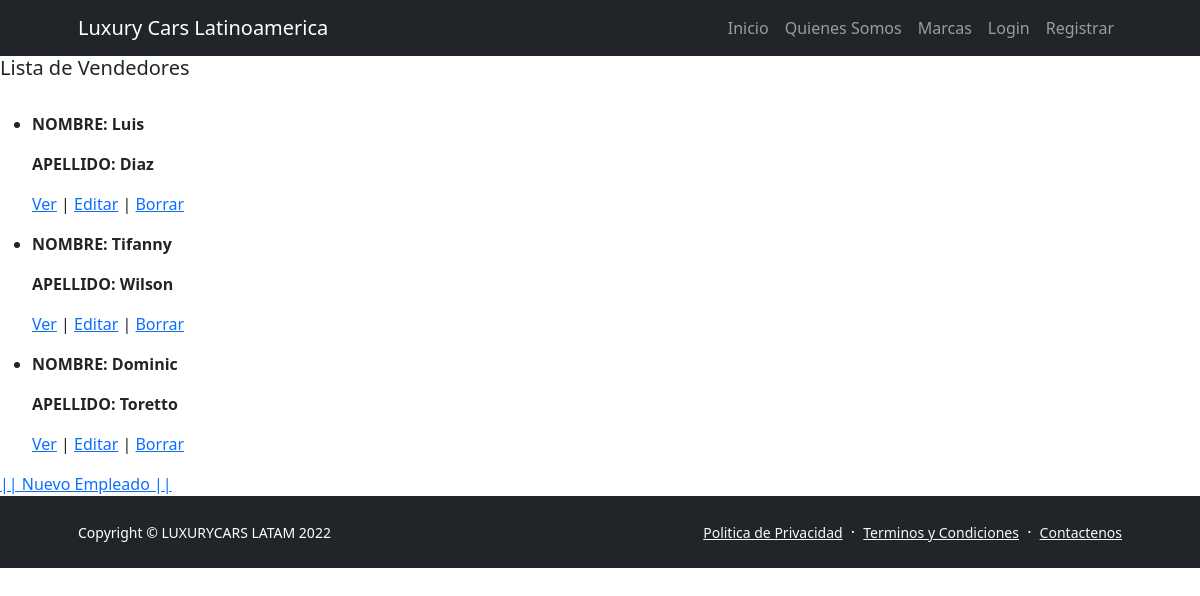
The app's page /gestionventas/listaVendedores/ (signed in), older data.
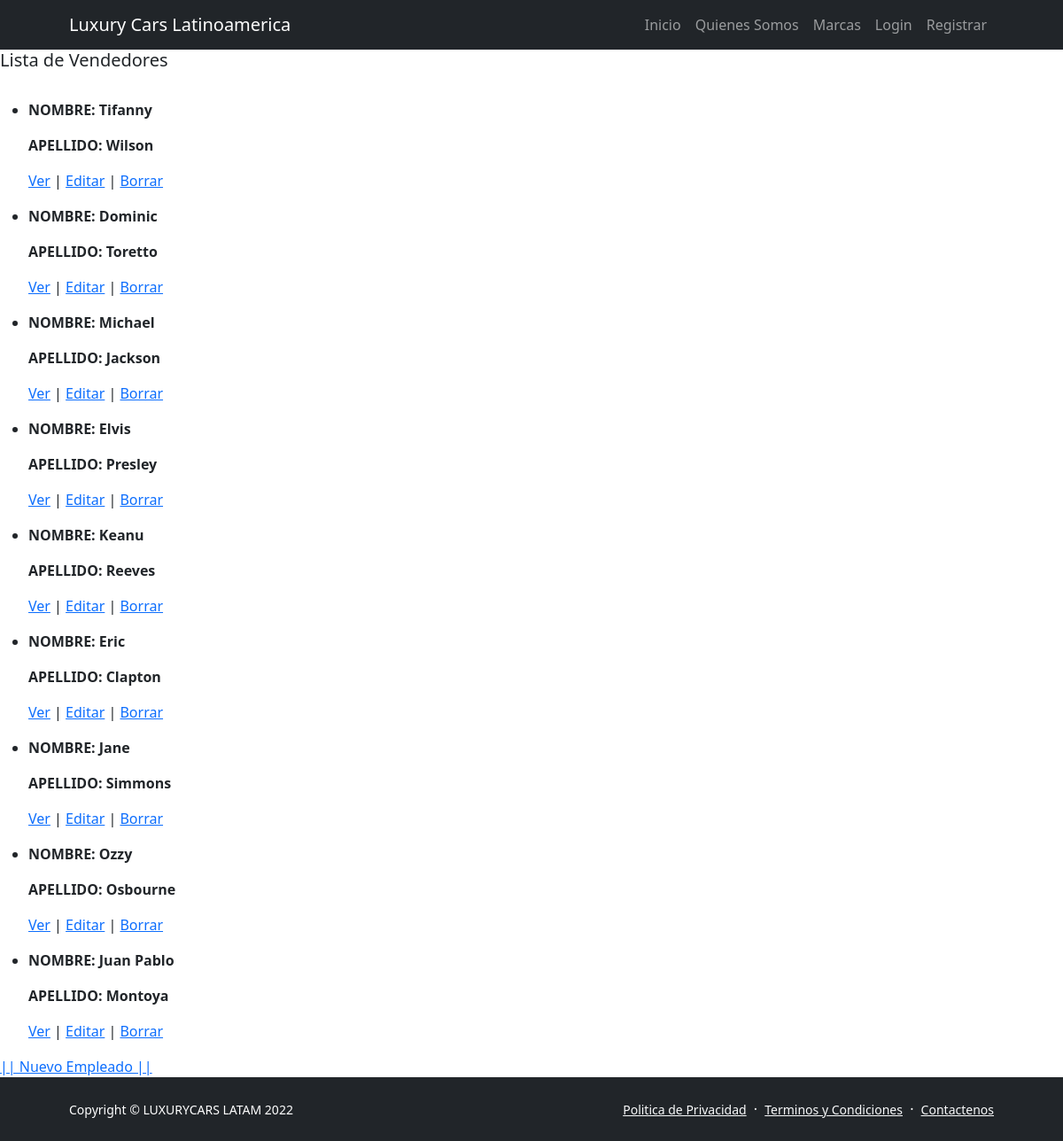
The same page, newer data.
### gestionventas/models.py (models this page shows, shortened)
class vendedore(models.Model):
    nombre_vendedor=models.CharField(max_length=35)
    apellido_vendedor=models.CharField(max_length=35)
    email_vendedor=models.EmailField(max_length=30)
    sucursal=models.CharField(max_length=30)

### gestionventas/views.py (the view)
# urls.py: path('listaVendedores/', views.ListarVendedores.as_view(), name="listar"),
class ListarVendedores(LoginRequiredMixin, ListView):
    model= vendedore
    template_name="gestionventas/listar.html"

### templates/gestionventas/listar.html (shortened to what this page needs)
{% extends 'gestionventas/inicio.html' %}
    {% load static %}
{% block contenidoquecambia %}
<h5>Lista de Vendedores</h5>
<ul>
    {% for vendedore in object_list %}
    <li>
                <p><strong>NOMBRE: {{ vendedore.nombre_vendedor }} </strong></p>
                <p><strong>APELLIDO: {{ vendedore.apellido_vendedor }} </strong></p>
                <p>
                    <a href="{% url 'Detalle' vendedore.id %}">Ver</a> |
                    <a href="{% url 'Modificar' vendedore.id %}">Editar</a> |
                    <a href="{% url 'Eliminar' vendedore.id %}">Borrar</a>
                </p>
        {% endfor %}
    </li>
</ul>
<a href="{% url 'vendedores' %}"> || Nuevo Empleado ||</a>
{% endblock contenidoquecambia %}

### templates/gestionventas/inicio.html (shortened to what this page needs)
<!DOCTYPE html>
<html lang="es">
    <head>
        {% load static %}
        <link href="https://cdn.jsdelivr.net/npm/bootstrap-icons@1.5.0/font/bootstrap-icons.css" rel="stylesheet" />
        <link href="/static/gestionventas/css/styles.css" rel="stylesheet" />
    </head>
    <body class="d-flex flex-column h-100">
        <main class="flex-shrink-0">
            <nav class="navbar navbar-expand-lg navbar-dark bg-dark">
                <div class="container px-5">
                    <a class="navbar-brand" href="{% url 'inicio' %}">Luxury Cars Latinoamerica</a>
                    <div class="collapse navbar-collapse" id="navbarSupportedContent">
                        <ul class="navbar-nav ms-auto mb-2 mb-lg-0">
                            <li class="nav-item"><a class="nav-link" href="{% url 'inicio' %}">Inicio</a></li>
                            <li class="nav-item"><a class="nav-link" href="{% url 'nosotros' %}">Quienes Somos</a></li>
                            <li class="nav-item"><a class="nav-link" href="{% url 'marcas' %}">Marcas</a></li>
                            <li class="nav-item"><a class="nav-link" href="{% url 'login' %}">Login</a></li>
                            <li class="nav-item"><a class="nav-link" href="{% url 'registrar' %}">Registrar</a></li>
                        </ul>
                    </div>
                </div>
            </nav>
                {% block contenidoquecambia %}{% endblock contenidoquecambia %}
        <footer class="bg-dark py-4 mt-auto">
            <div class="container px-5">
                <div class="row align-items-center justify-content-between flex-column flex-sm-row">
                    <div class="col-auto"><div class="small m-0 text-white">Copyright &copy; LUXURYCARS LATAM 2022</div></div>
                    <div class="col-auto">
                        <a class="link-light small" href="#!">Politica de Privacidad</a>
                        <span class="text-white mx-1">&middot;</span>
                        <a class="link-light small" href="#!">Terminos y Condiciones</a>
                        <span class="text-white mx-1">&middot;</span>
                        <a class="link-light small" href="#!">Contactenos</a>
                    </div>
                </div>
            </div>
        </footer>
    </body>
</html>

Row changes from the older to the newer data that the page shows:
removed vendedore: nombre_vendedor "Luis", apellido_vendedor "Diaz"
added vendedore: nombre_vendedor "Michael", apellido_vendedor "Jackson"
added vendedore: nombre_vendedor "Elvis", apellido_vendedor "Presley"
added vendedore: nombre_vendedor "Keanu", apellido_vendedor "Reeves"
added vendedore: nombre_vendedor "Eric", apellido_vendedor "Clapton"
added vendedore: nombre_vendedor "Jane", apellido_vendedor "Simmons"
added vendedore: nombre_vendedor "Ozzy", apellido_vendedor "Osbourne"
added vendedore: nombre_vendedor "Juan Pablo", apellido_vendedor "Montoya"
